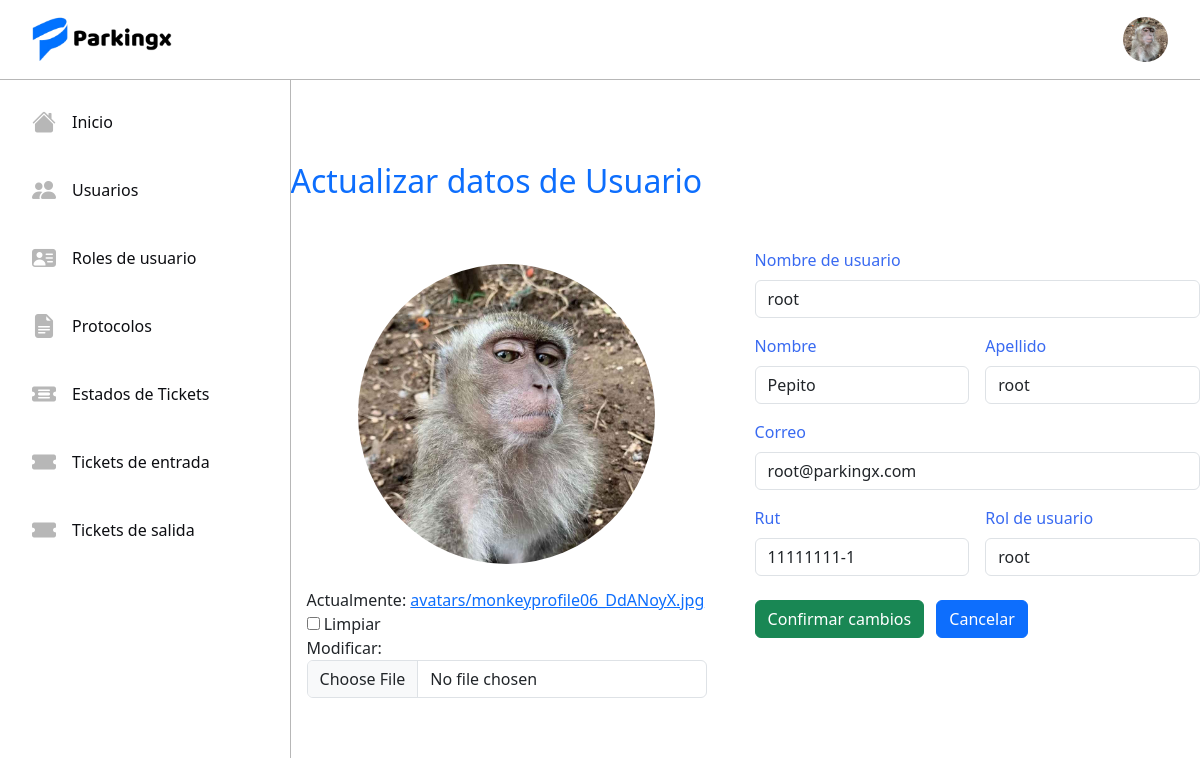
Screenshot of /accounts/profile_update/1/ (signed in) with the database file from the repository.
### tickets/models.py (models this page shows, shortened)
class Usuario(AbstractUser):
    name = models.CharField(max_length=50)
    last_name = models.CharField(max_length=50)
    rut = models.CharField(max_length=10, unique=True)
    email = models.EmailField(max_length=254, unique=True)
    rol = models.ForeignKey(Rol, on_delete=models.RESTRICT)
    avatar = models.ImageField(upload_to='avatars', blank=True, null=True)

class Rol(models.Model):
    name = models.CharField(max_length=50, unique=True)
    description = models.TextField()
    def __str__(self) -> str:
        return self.name

### registration/views.py (the view, shortened to what this page needs)
# urls.py: path('profile_update/<int:pk>/', ProfileUpdateView.as_view(), name='profile_update'),
@method_decorator(login_required, name='dispatch')
class ProfileUpdateView(UpdateView):
    model = Usuario
    form_class = ProfileForm
    template_name = 'registration/profile_update.html'
    success_url = reverse_lazy('profile')
    context_object_name = 'profile'
    def get_object(self):
        return self.request.user

### registration/form.py
class ProfileForm(forms.ModelForm):
    username = forms.CharField(max_length=50, label='Username', widget=forms.TextInput(attrs={'class': 'form-control form-crud'}), help_text="")
    name = forms.CharField(max_length=50, label='Nombre', widget=forms.TextInput(attrs={'class': 'form-control form-crud'}))
    last_name = forms.CharField(max_length=50, label='Apellido', widget=forms.TextInput(attrs={'class': 'form-control form-crud'}))
    rut = forms.CharField(min_length=9 ,max_length=10, label='RUT', widget=forms.TextInput(attrs={'class': 'form-control form-crud'}))
    email = forms.EmailField(max_length=254, label='Correo Electrónico', widget=forms.EmailInput(attrs={'class': 'form-control form-crud'}))
    avatar = forms.ImageField(label='Avatar', required=False, widget=forms.ClearableFileInput(attrs={'class': 'form-control form-crud'}))
    class Meta:
        model = Usuario
        fields = ['username', 'name', 'last_name', 'rut', 'email', 'avatar']

### registration/templates/registration/profile_update.html (shortened to what this page needs)
{% extends 'tickets/base.html' %}
{% block content %}
<div class="update-users-forms">
    <div>
        <div>
            <h2 class="text-primary mb-5">Actualizar datos de Usuario</h2>
        </div>
        <form method="post" enctype="multipart/form-data" class="users-u-form">
            <div class="profile-img-center">
                {% if profile.avatar %}
                    <img src="{{ profile.avatar.url }}" alt="..." style="max-width: 300px; height: 300px; border-radius: 50%;">
                {% else %}
                    {% load static %}
                {% endif %}
                <div class="form-group mt-4">
                    {{ form.avatar }}
                </div>
            </div>
            <div class="update-data">
                <div>
                    <label for="id_username" class="mb-2 blue-sys">Nombre de usuario</label>
                    {{ form.username }}
                </div>
                <div class="dual-form">
                    <div class="w-100">
                        <label for="id_name" class="mb-2 blue-sys">Nombre</label>
                        {{ form.name }}
                    </div>
                    <div class="w-100">
                        <label for="id_last_name" class="mb-2 blue-sys">Apellido</label>
                        {{ form.last_name }}
                    </div>
                </div>
                <div>
                    <label for="id_email" class="mb-2 blue-sys">Correo</label>
                    {{ form.email }}
                </div>
                <div class="dual-form">
                    <div class="w-100">
                        <label for="id_rut" class="mb-2 blue-sys">Rut</label>
                        {{ form.rut }}
                    </div>
                    <div class="w-100">
                        <label for="id_rol" class="mb-2 blue-sys">Rol de usuario</label>
                        <div class="form-control">{{ profile.rol }}</div>
                    </div>
                </div>
                <button type="submit" class="btn btn-success mt-2">Confirmar cambios</button>
                <a href="{% url 'profile' %}" class="btn btn-primary mx-2 mt-2">Cancelar</a>
            </div>
        </form>
    </div>
</div>
{% endblock %}

### tickets/templates/tickets/base.html (shortened to what this page needs)
<!DOCTYPE html>
<html lang="en">
<head>
    <link href="https://cdn.jsdelivr.net/npm/bootstrap@5.3.3/dist/css/bootstrap.min.css" rel="stylesheet">
    <link rel="stylesheet" href="https://cdn.jsdelivr.net/npm/bootstrap-icons@1.11.3/font/bootstrap-icons.min.css">
    {% load static %}
    {% load static %}
    <link rel="stylesheet" href="{% static 'tickets/css/styles.css' %}">
    <link rel="stylesheet" href="{% static 'tickets/css/login.css' %}">
</head>
<body>
    <nav class="navbar bg-body-tertiary">
        <div class="container-fluid">
            <img src="{% static 'tickets/img/Logo.png' %}" class="icon-project" alt="">
            {% if request.user.is_authenticated %}
            {% if request.user.avatar %}
            <img src="{{ request.user.avatar.url }}" alt="" class="avatar" id="avatar">
            {% else %}
            <img src="{% static 'tickets/img/defaultavatar.png' %}" alt="" class="avatar" id="avatar">
            {% endif %}
            {% else %}
            <a href="{% url 'login' %}" class="btn btn-primary">Iniciar sesión</a>
            {% endif %}
        </div>
    </nav>
    <div class="d-flex">
        <div class="sidebar">
            <ul class="nav menu flex-column">
                <li class="nav-item">
                    <a class="option nav-link" href="{% url 'home' %}">
                        <i class="bi bi-house-fill menu-icon"></i>
                        <p class="option-text">Inicio</p>
                    </a>
                </li>
                {% if request.user.rol.name == 'root' or request.user.rol.name == 'Administrador' %}
                <li class="nav-item">
                    <a class="option nav-link" href="{% url 'userlist' %}">
                        <i class="bi bi-people-fill menu-icon"></i>
                        <p class="option-text">Usuarios</p>
                    </a>
                </li>
                <li class="nav-item">
                    <a class="option nav-link" href="{% url 'listrol' %}">
                        <i class="bi bi-person-vcard-fill menu-icon"></i>
                        <p class="option-text">Roles de usuario</p>
                    </a>
                </li>
                <li class="nav-item">
                    <a class="option nav-link" href="{% url 'protocolos' %}">
                        <i class="bi bi-file-earmark-text-fill menu-icon"></i>
                        <p class="option-text">Protocolos</p>
                    </a>
                </li>
                <li class="nav-item">
                    <a class="option nav-link" href="{% url 'statelist' %}">
                        <i class="bi bi-ticket-detailed-fill menu-icon"></i>
                        <p class="option-text">Estados de Tickets</p>
                    </a>
                </li>
                {% endif %}
                {% if request.user.rol.name == 'root' or request.user.rol.name == 'Administrador' or request.user.rol.name == 'Cajero' or request.user.rol.name == 'Portero'%}
                <li class="nav-item">
                    <a class="option nav-link" href="{% url 'ticketE' %}">
                        <i class="bi bi-ticket-fill menu-icon"></i>
                        <p class="option-text">Tickets de entrada</p>
                    </a>
                </li>
                {% if request.user.rol.name != 'Portero' %}
                <li class="nav-item">
                    <a class="option nav-link" href="{% url 'ticketS' %}">
                        <i class="bi bi-ticket-fill menu-icon"></i>
                        <p class="option-text">Tickets de salida</p>
                    </a>
                </li>
                {% endif %}
                {% endif %}
            </ul>
        </div>
        <div class="home-content">
            {% block content %}{% endblock %}
        </div>
    </div>
</body>
    {% load static %}
</html>

### tickets/static/tickets/css/styles.css (style rules this page uses)
:root { --color1: #396af1; --color2: #0d0e12; --color3: #B7B7B7; --color4: #FFFFFF; }
nav { height: 5rem; border-bottom: solid 1px #B7B7B7; background-color: #FFFFFF; }
.bg-body-tertiary { background-color: #FFFFFF !important; }
.blue-sys { color: #396af1; }
.form-crud { margin-bottom: 1rem; }
.container-fluid { padding: 0 2rem; position: relative; }
.icon-project { width: 9rem; }
.sidebar { width: 20rem; height: 91.5vh; border-right: solid 1px #B7B7B7; }
.nav-link { padding: 0; color: black; transition: .3s; }
.menu { padding: 1rem; gap: 1rem; }
.menu-icon { font-size: 1.5rem; color: #B7B7B7; transition: .3s; }
.option { display: flex; align-items: center; gap: 1rem; padding: .5rem 1rem; border-radius: .5rem; }
.option-text { margin: 0; color: #0d0e12; }
.avatar { width: 45px; height: 45px; border-radius: 50%; cursor: pointer; }
p { margin: 0; }
.home-content { background-color: transparent; height: 91.5vh; width: 83.5%; scroll-behavior: smooth; overflow-y: scroll; }
.profile-img-center { display: flex; flex-direction: column; justify-content: center; align-items: center; background-color: #ffffff; padding: 1rem; border-radius: .5rem; }
.dual-form { display: flex; gap: 1rem; }
.users-u-form { display: flex; gap: 2rem; }
.update-users-forms { display: flex; flex-direction: column; justify-content: center; align-items: center; height: 91.5vh; }

### rows the page displays
Usuario: user.avatar (picture), avatar (picture), username "root", name "Pepito", last_name "root", email "root@parkingx.com", rut "11111111-1", rol "root"
